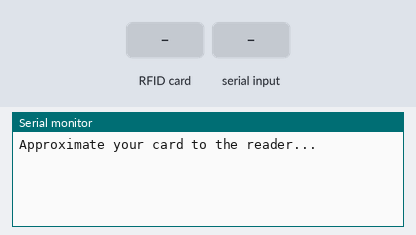
This sketch was run on a simulated Arduino Uno, built with avr-gcc and run on an emulated ATmega328P. On the bench: the last lines printed to the serial monitor. Inputs (shaded band) come from the test bench.

Above: at 1.2 s.
1.3 s: RFID card 5E 7A 19 C4 held to the reader
At 2.4 s:
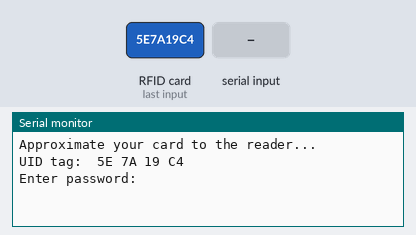
2.8 s: "1\n" received over Serial
At 3.7 s:
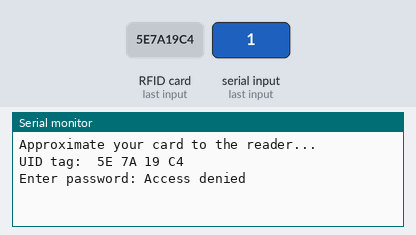

Measured:
- after the input at 1.3 s, the serial monitor: prints a new line at once (image 1)
- after the input at 2.8 s, the serial monitor: prints a new line at once (image 2)

The sketch:

RFID_RC22_2FA.ino
```cpp
#include <SPI.h>
#include <MFRC522.h>

#define SS_PIN 10
#define RST_PIN 9
MFRC522 mfrc522(SS_PIN, RST_PIN);   // Create MFRC522 instance.

#define PASSWORD "1234"  // Mật khẩu được đặt là "1234"

void setup()
{
  Serial.begin(9600);   // Khởi tạo giao tiếp serial
  SPI.begin();      // Khởi tạo bus SPI
  mfrc522.PCD_Init();   // Khởi tạo MFRC522
  Serial.println("Approximate your card to the reader...");
  Serial.println();
}

void loop()
{
  // Tìm kiếm thẻ mới
  if (!mfrc522.PICC_IsNewCardPresent())
  {
    return;
  }

  // Chọn một trong các thẻ
  if (!mfrc522.PICC_ReadCardSerial())
  {
    return;
  }

  // Hiển thị UID trên serial monitor
  Serial.print("UID tag: ");
  String content = "";
  for (byte i = 0; i < mfrc522.uid.size; i++)
  {
    Serial.print(mfrc522.uid.uidByte[i] < 0x10 ? " 0" : " ");
    Serial.print(mfrc522.uid.uidByte[i], HEX);
    content.concat(String(mfrc522.uid.uidByte[i] < 0x10 ? " 0" : " "));
    content.concat(String(mfrc522.uid.uidByte[i], HEX));
  }
  Serial.println();

  // Kiểm tra mật khẩu
  Serial.print("Enter password: ");
  while (Serial.available() <= 0); // Đợi người dùng nhập mật khẩu
  String password = Serial.readStringUntil('\n'); // Đọc dữ liệu từ Serial
  password.trim(); // Xóa khoảng trắng đầu và cuối chuỗi

  if (password == PASSWORD) // So sánh mật khẩu nhập vào với mật khẩu đúng
  {
    Serial.println("Authorized access");
    Serial.println();
    delay(3000);
  }
  else
  {
    Serial.println("Access denied");
    delay(3000);
  }
}
```
